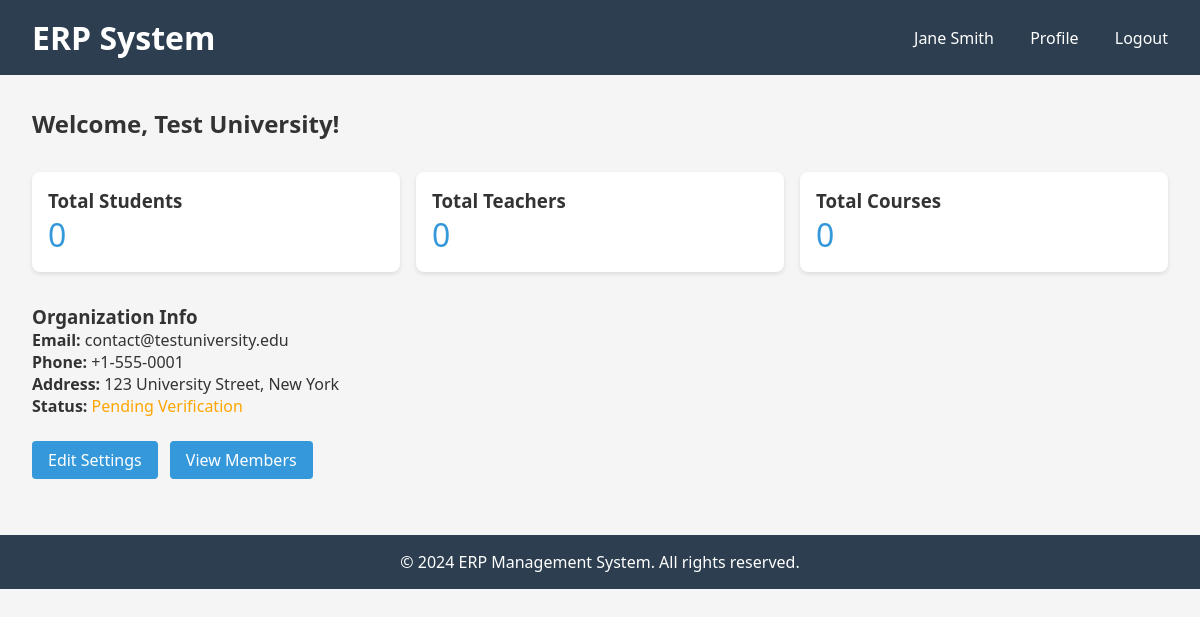
The app's page /organizations/dashboard/ (signed in) with its own data.
### users/models.py (models this page shows, shortened)
class CustomUser(AbstractBaseUser, PermissionsMixin):
    USER_TYPE_CHOICES = (
        ('ORGANIZATION', 'Organization'),
        ('TEACHER', 'Teacher'),
        ('STUDENT', 'Student'),
        ('SUPPORT', 'Support Team'),
        ('ADMIN', 'Administrator'),
    )
    email = models.EmailField(unique=True, max_length=255)
    first_name = models.CharField(max_length=150)
    last_name = models.CharField(max_length=150)
    phone = models.CharField(max_length=20, blank=True, null=True)
    user_type = models.CharField(max_length=20, choices=USER_TYPE_CHOICES, default='STUDENT')
    is_active = models.BooleanField(default=True)
    is_staff = models.BooleanField(default=False)
    is_verified = models.BooleanField(default=False)
    created_at = models.DateTimeField(auto_now_add=True)
    updated_at = models.DateTimeField(auto_now=True)
    profile_image = models.ImageField(upload_to='profile_images/', blank=True, null=True)
    bio = models.TextField(blank=True, null=True)
    address = models.CharField(max_length=255, blank=True, null=True)
    city = models.CharField(max_length=100, blank=True, null=True)
    state = models.CharField(max_length=100, blank=True, null=True)
    postal_code = models.CharField(max_length=20, blank=True, null=True)
    country = models.CharField(max_length=100, blank=True, null=True)
    USERNAME_FIELD = 'email'
    REQUIRED_FIELDS = []
    objects = CustomUserManager()
    class Meta:
        ordering = ['-created_at']
        verbose_name = 'User'
        verbose_name_plural = 'Users'
    def get_full_name(self):
        return f'{self.first_name} {self.last_name}'.strip() or self.email

### organizations/models.py (models this page shows, shortened)
class Organization(models.Model):
    ACCREDITATION_CHOICES = (
        ('NAAC', 'NAAC'),
        ('ACCBIND', 'ACCBIND'),
        ('NBA', 'NBA'),
        ('OTHER', 'Other'),
        ('NONE', 'None'),
    )
    user = models.OneToOneField(CustomUser, on_delete=models.CASCADE, related_name='organization_profile')
    organization_name = models.CharField(max_length=255)
    registration_number = models.CharField(max_length=100, unique=True)
    website = models.URLField(blank=True, null=True)
    establishment_year = models.IntegerField(blank=True, null=True)
    description = models.TextField(blank=True, null=True)
    logo = models.ImageField(upload_to='organization_logos/', blank=True, null=True)
    banner = models.ImageField(upload_to='organization_banners/', blank=True, null=True)
    contact_email = models.EmailField()
    contact_phone = models.CharField(max_length=20)
    principal_name = models.CharField(max_length=255, blank=True, null=True)
    principal_email = models.EmailField(blank=True, null=True)
    principal_phone = models.CharField(max_length=20, blank=True, null=True)
    headquarters_address = models.CharField(max_length=255)
    headquarters_city = models.CharField(max_length=100)
    headquarters_state = models.CharField(max_length=100)
    headquarters_postal_code = models.CharField(max_length=20)
    headquarters_country = models.CharField(max_length=100)
    accreditation_type = models.CharField(max_length=50, choices=ACCREDITATION_CHOICES, default='NONE')
    accreditation_number = models.CharField(max_length=100, blank=True, null=True)
    university_affiliation = models.CharField(max_length=255, blank=True, null=True)
    gstin = models.CharField(max_length=20, blank=True, null=True, verbose_name="GSTIN")
    registration_certificate = models.FileField(upload_to='organization_documents/registration/', blank=True, null=True)
    accreditation_certificate = models.FileField(upload_to='organization_documents/accreditation/', blank=True, null=True)
    license = models.FileField(upload_to='organization_documents/licenses/', blank=True, null=True)
    total_students = models.IntegerField(default=0)
    total_teachers = models.IntegerField(default=0)
    total_courses = models.IntegerField(default=0)
    is_verified = models.BooleanField(default=False)
    is_active = models.BooleanField(default=True)
    created_at = models.DateTimeField(auto_now_add=True)
    updated_at = models.DateTimeField(auto_now=True)
    class Meta:
        verbose_name = 'Organization'
        verbose_name_plural = 'Organizations'
        ordering = ['-created_at']

### organizations/views.py (the view)
# urls.py: path('dashboard/', views.organization_dashboard, name='organization-dashboard'),
@login_required(login_url='login')
def organization_dashboard(request):
    try:
        org = request.user.organization_profile
    except Organization.DoesNotExist:
        messages.error(request, 'Organization profile not found. Please complete your profile.')
        return redirect('profile')
    context = {
        'organization': org,
        'total_students': org.total_students,
        'total_teachers': org.total_teachers,
        'total_courses': org.total_courses,
    }
    return render(request, 'organizations/dashboard.html', context)

### templates/organizations/dashboard.html (shortened to what this page needs)
{% extends 'base.html' %}
{% block content %}
<h2>Welcome, {{ organization.organization_name }}!</h2>
<div style="display: grid; grid-template-columns: repeat(auto-fit, minmax(200px, 1fr)); gap: 1rem; margin: 2rem 0;">
    <div style="background: white; padding: 1rem; border-radius: 8px; box-shadow: 0 2px 4px rgba(0,0,0,0.1);">
        <h3>Total Students</h3>
        <p style="font-size: 2rem; color: #3498db;">{{ total_students }}</p>
    </div>
    <div style="background: white; padding: 1rem; border-radius: 8px; box-shadow: 0 2px 4px rgba(0,0,0,0.1);">
        <h3>Total Teachers</h3>
        <p style="font-size: 2rem; color: #3498db;">{{ total_teachers }}</p>
    </div>
    <div style="background: white; padding: 1rem; border-radius: 8px; box-shadow: 0 2px 4px rgba(0,0,0,0.1);">
        <h3>Total Courses</h3>
        <p style="font-size: 2rem; color: #3498db;">{{ total_courses }}</p>
    </div>
</div>
<h3>Organization Info</h3>
<p><strong>Email:</strong> {{ organization.contact_email }}</p>
<p><strong>Phone:</strong> {{ organization.contact_phone }}</p>
<p><strong>Address:</strong> {{ organization.headquarters_address }}, {{ organization.headquarters_city }}</p>
<p><strong>Status:</strong> {% if organization.is_verified %}<span style="color: green;">Verified</span>{% else %}<span style="color: orange;">Pending Verification</span>{% endif %}</p>
<div style="margin-top: 2rem;">
    <a href="{% url 'organization-settings' %}" style="padding: 0.5rem 1rem; background-color: #3498db; color: white; text-decoration: none; border-radius: 4px;">Edit Settings</a>
    <a href="{% url 'organization-members' %}" style="padding: 0.5rem 1rem; background-color: #3498db; color: white; text-decoration: none; border-radius: 4px; margin-left: 0.5rem;">View Members</a>
</div>
{% endblock %}

### templates/base.html (shortened to what this page needs)
<!DOCTYPE html>
<html lang="en">
<head>
</head>
<body>
    <header>
        <div>
            <h1>ERP System</h1>
        </div>
        <nav>
            {% if user.is_authenticated %}
                <span>{{ user.get_full_name }}</span>
                <a href="{% url 'profile' %}">Profile</a>
                <a href="{% url 'logout' %}">Logout</a>
            {% else %}
                <a href="{% url 'login' %}">Login</a>
                <a href="{% url 'register' %}">Register</a>
            {% endif %}
        </nav>
    </header>
    <div class="container">
        {% block content %}{% endblock %}
    </div>
    <footer>
        <p>&copy; 2024 ERP Management System. All rights reserved.</p>
    </footer>
</body>
</html>

### templates/base.html (style rules this page uses)
* { margin: 0; padding: 0; box-sizing: border-box; }
body { font-family: 'Segoe UI', Tahoma, Geneva, Verdana, sans-serif; background-color: #f5f5f5; color: #333; }
header { background-color: #2c3e50; color: white; padding: 1rem 2rem; display: flex; justify-content: space-between; align-items: center; }
nav a { color: white; text-decoration: none; margin-left: 2rem; }
.container { max-width: 1200px; margin: 0 auto; padding: 2rem; }
footer { background-color: #2c3e50; color: white; text-align: center; padding: 1rem; margin-top: 2rem; }

### records on screen
CustomUser: get_full_name "Jane Smith"
Organization: organization_name "Test University", contact_email "contact@testuniversity.edu", contact_phone "+1-555-0001", headquarters_address "123 University Street", headquarters_city "New York"

### other values on screen
{{ total_students }} "0"
{{ total_teachers }} "0"
{{ total_courses }} "0"
